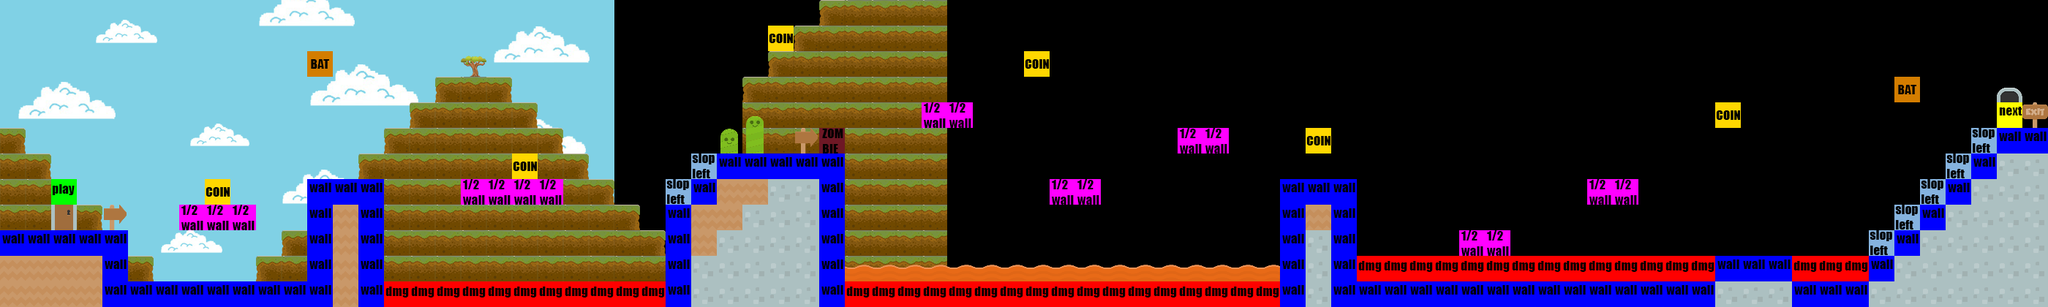

The image is a tile-based game level rendered from a .tmx file. Its description and source (layers, tilesets, objects; grid data summarised) follow:
An orthogonal 80x12 tile map with 35x35 px tiles, 3 tile layers (parallax, Tile Layer 1, Colliders), 1 hidden layer not drawn, 1 image layer.

<map version="1.0" tiledversion="1.0.3" orientation="orthogonal" renderorder="right-down" width="80" height="12" tilewidth="35" tileheight="35" nextobjectid="1">
 <properties>
  <property name="music" value="audio/music/FindYou.ogg" />
 </properties>
 <tileset firstgid="1" name="tileset_1" tilewidth="35" tileheight="35" spacing="1" margin="1" tilecount="165" columns="15">
  <image source="tileset_1.png" width="540" height="431" />
 </tileset>
 <imagelayer name="Background">
  <image source="Backgrounds/Clouds.png" width="840" height="420" />
  <properties>
   <property name="parallax" type="float" value="1" />
  </properties>
 </imagelayer>
 <layer name="parallax" width="80" height="12">
  <properties>
   <property name="parallax" type="float" value="0.9" />
  </properties>
  <data>[960 cells, 218 non-empty, 4 distinct tile ids]</data>
 </layer>
 <layer name="Tile Layer 1" width="80" height="12">
  <properties>
   <property name="collider_layer" type="bool" value="false" />
  </properties>
  <data>[960 cells, 244 non-empty, 24 distinct tile ids]</data>
 </layer>
 <layer name="Colliders" width="80" height="12">
  <properties>
   <property name="collider_layer" type="bool" value="true" />
  </properties>
  <data>[960 cells, 158 non-empty, 9 distinct tile ids]</data>
 </layer>
 <layer name="IsWalkable" width="80" height="12" visible="0">
  <properties>
   <property name="collider_layer" type="bool" value="true" />
  </properties>
  <data>[960 cells, 69 non-empty, 1 distinct tile ids]</data>
 </layer>
</map>
